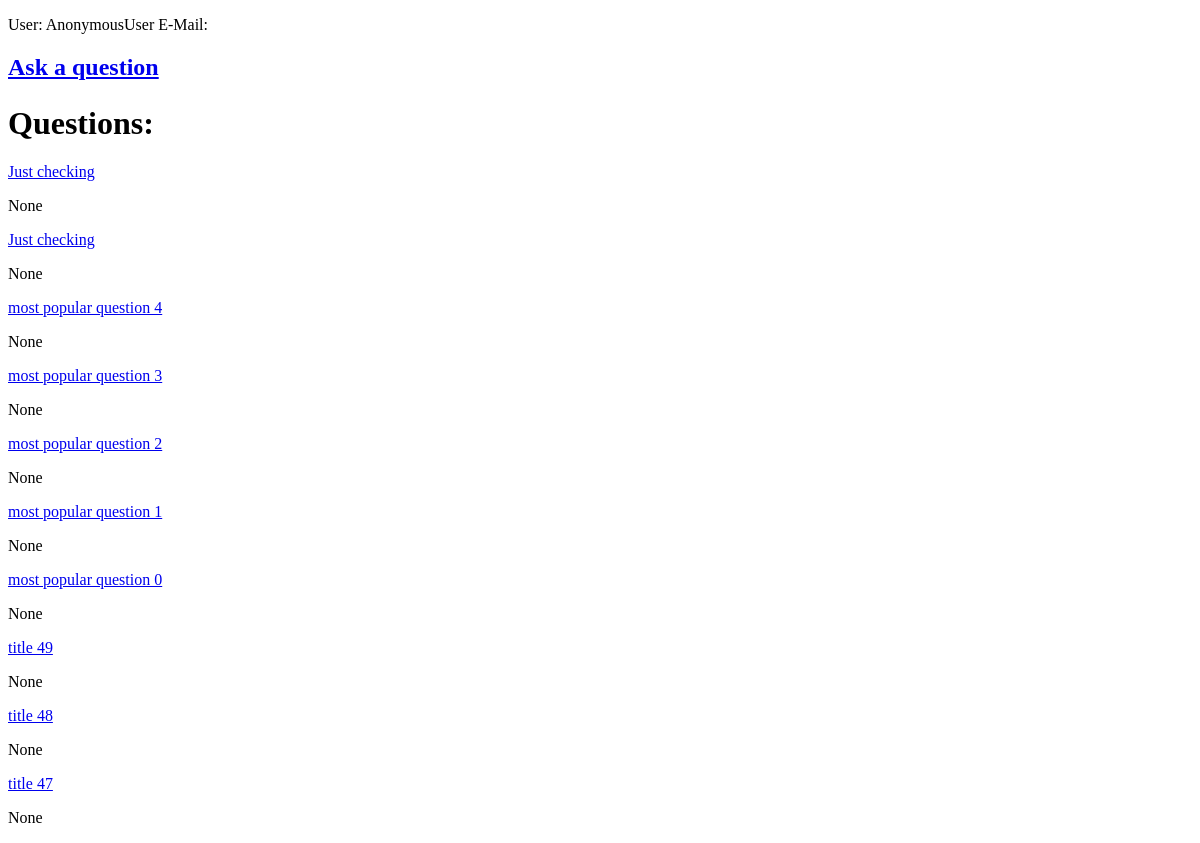
Before: / with the older database file.
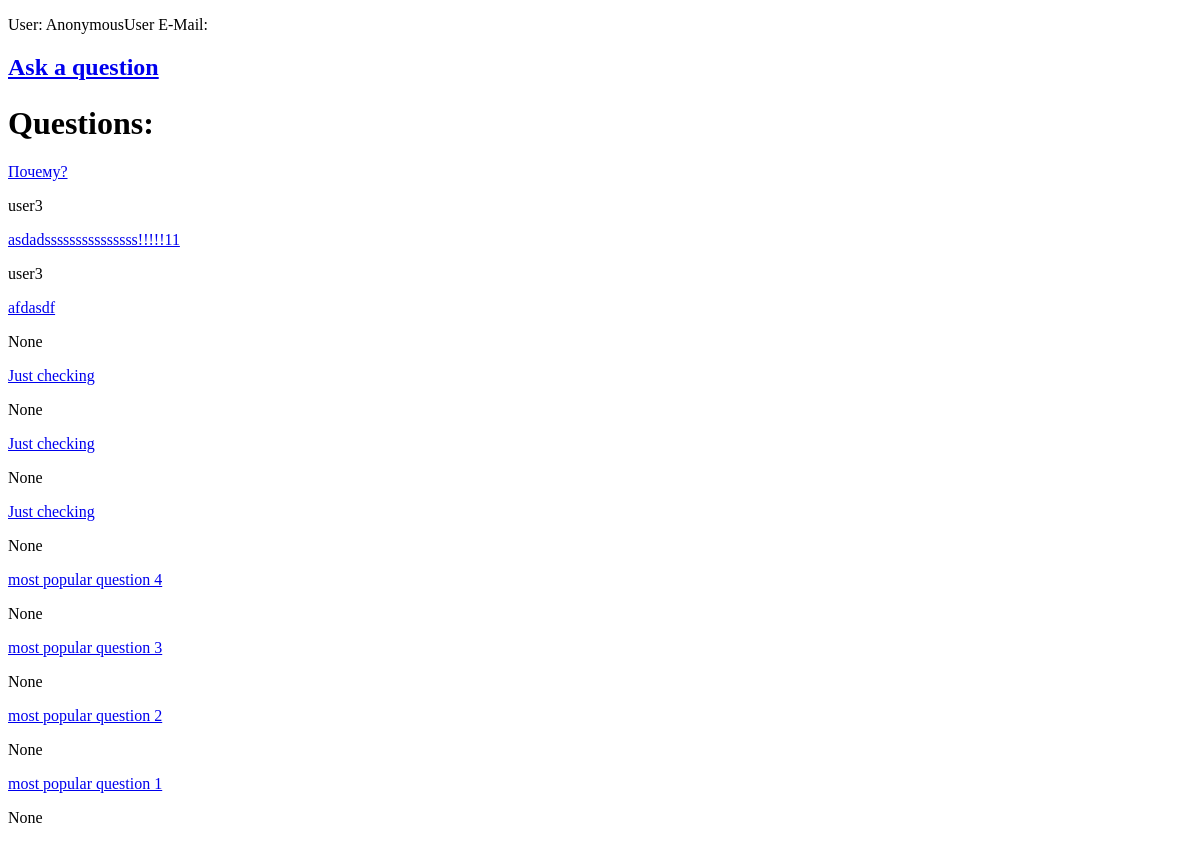
After: the same page with the newer database file.
### qa/models.py (models this page shows)
class Question(models.Model):
    title = models.CharField(max_length=255)
    text = models.CharField(max_length=1000)
    added_at = models.DateField(blank=True, auto_now_add=True)
    rating = models.IntegerField(default = 0)
    author = models.ForeignKey(User, null=True, on_delete=models.DO_NOTHING)
    likes = models.ManyToManyField(User, related_name='likes_set')
    def __str__(self):
        return self.title
    def get_url(self):
        return "/question/{}/".format(self.id)

### qa/views.py (the view)
# urls.py: url(r'^$', views.main),
def main(request):
    questions = Question.objects.all().order_by('-id')
    paginator = Paginator(questions, 10)
    try:
        page = request.GET.get('page', 1)
    except ValueError:
        page = 1
    except TypeError:
        page = 1
    try:
        page = paginator.page(page)
    except EmptyPage:
        questions = paginator.page(paginator.num_pages)
    return render(request, 'main.html', {'title':'main.html',
                                         'paginator':paginator,
                                         'questions':page.object_list,
                                         'page': page, })

### qa/templates/main.html (shortened to what this page needs)
<!DOCTYPE html>
<html lang="en">
<head>
</head>
<body>
    <p> User: {{ user }}  E-Mail: {{ user.email }}</p>
	<h2><a href="/ask">Ask a question</a></p></h2>
	<h1>Questions:</h1>
    {% for question in questions %}
        <p><a href="{{ question.get_url }}">{{ question }}</a></p>
        <p>{{ question.author }}</p>
    {% endfor %}
</body>
</html>

Changed rows visible on the page:
no longer on this page (row unchanged): Question: title "most popular question 0", author "None"
no longer on this page (row unchanged): Question: title "title 49", author "None"
no longer on this page (row unchanged): Question: title "title 48", author "None"
no longer on this page (row unchanged): Question: title "title 47", author "None"
added Question: title "Почему?", author "user3"
added Question: title "asdadsssssssssssssss!!!!!11", author "user3"
added Question: title "afdasdf", author "None"
added Question: title "Just checking", author "None"
